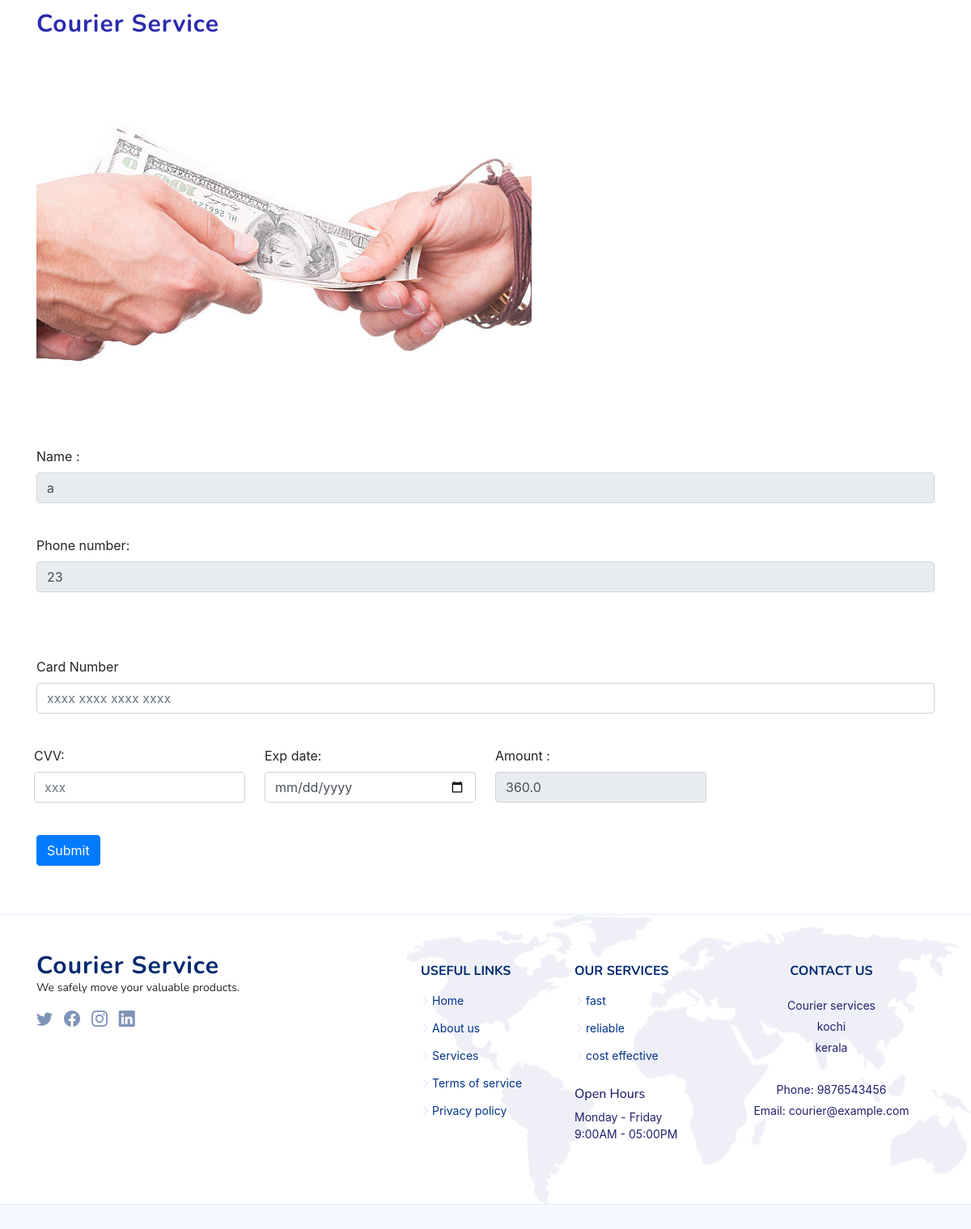
The app's page /Cust/pay/2/ (signed in) with its own data.
### Account/models.py (models this page shows)
class ShipModel(models.Model):
    product=models.ForeignKey(Product,on_delete=models.CASCADE,null=True)
    fr_name=models.CharField(max_length=30,verbose_name="Your Name")
    fr_phone=models.IntegerField(verbose_name="phone number")
    fr_landmark=models.CharField(max_length=30 , verbose_name="Your landmark")
    opt = (
        ('choose district','choose district'),
        ('kasarkode','kasarkode'),
        ('kannur','kannur'),
        ('kozhikode','kozhikode'),
        ('malappuram','malappuram'),
        ('wayanad','wayanad'),
        ('palakkad','palakkad'),
        ('idukki','idukki'),
        ('thrissur','thrissur'),
        ('eranakulam','eranakulam'),
        ('alappuzha','alappuzha'),
        ('pathanamthitta','pathanamthitta'),
        ('kollam','kollam'),
        ('kottayam','kottayam'),
        ('thiruvananthapuram','thiruvananthapuram')
    )
    fr_district = models.CharField(max_length=100,choices=opt,default='choose district',verbose_name="Your District")
    fr_addrss=models.TextField(max_length=300,verbose_name="Your Address")
    to_name=models.CharField(max_length=30,verbose_name="Reciepient name")
    to_phone=models.IntegerField(verbose_name="Reciepient phone")
    to_landmark=models.CharField(max_length=30,verbose_name="Reciepient Landmark")
    to_district = models.CharField(max_length=100,choices=opt,default='choose district',verbose_name="Reciepient District")
    to_addrss=models.TextField(max_length=300,verbose_name="Reciepient Address")

class Product(models.Model):
    ch=(
        ('Electronics','Electronics'),
        ('Fasion','Fasion'),
        ('Accessories','Accessories'),
        ('Books','Books'),
        ('Home Appliances','Home Appliances'),
        ('Food packets','Food packets')
    )
    Goodscategory=models.CharField(max_length=200,choices=ch,default='Accessories')
    weight=models.FloatField(verbose_name="Product Weight")
    kilo_meter=models.IntegerField(verbose_name="Distance in Kilometer")
    price=models.FloatField(null=True)

### Customer/views.py (the view, shortened to what this page needs)
# urls.py: path('pay/<int:id>/',PaymentView.as_view(),name="pay"),
@method_decorator(decs,name='dispatch')
class PaymentView(View):
    def get(self,request,id):
        obj=ShipModel.objects.get(id=id)
        return render(request,"payment.html",{'object':obj})

### Customer/views.py (called while the page is built)
def signin_required(fn):
    def inner(request,*args,**kwargs):
                if request.user.is_authenticated:
                    return fn(request,*args,**kwargs)
                else:
                     messages.error(request,"login first............")
                     return redirect('log')
    return inner

### Customer/templates/payment.html (shortened to what this page needs)
{% extends 'navbar.html'%}
{% block content %}
{% load static %}
    <section id="contact" class="contact">
      <div class="container" data-aos="fade-up">
        <header class="section-header">
        </header>
        <div class="row gy-4">
          <div class="col-lg-12 d-flex align-items-center" data-aos="zoom-out" data-aos-delay="200">
            <img src="{% static 'img/aa.jpg' %}" class="img-fluid" alt="">
          </div>
          <div class="col-lg-12">
            <form action="" method="post">
                    <div class="form-group">
                      <label for="name">Name :</label>
                      <input type="text" readonly value="{{object.fr_name}}" class="form-control" id="name">
                    </div> <br>
                    <div class="form-group">
                      <label for="phone">Phone number:</label>
                      <input type="number" class="form-control" id="phone" value="{{object.fr_phone}}" readonly>
                    </div> <br>
                         <br>
                      <div class="form-group">
                        <label for="card">Card Number</label>
                        <input type="number" class="form-control" id="card" placeholder="xxxx xxxx xxxx xxxx" required>
                      </div> <br>
                      <div class="form-group row">
                        <div class="w-25">
                            <label for="cvv">CVV:</label>
                            <input type="password" maxlength="3" class="form-control" id="cvv" placeholder="xxx" required>
                        </div>
                        <div class="w-25">
                            <label for="exp">Exp date:</label>
                            <input type="date" class="form-control" id="exp" placeholder="mm/yy" required>
                        </div>
                        <div class="w-25">
                            <label for="price">Amount :</label>
                        <input type="text" readonly value="{{object.product.price}}" class="form-control" id="price">
                      </div>
                      </div> <br>
                    <button type="submit" class="btn btn-primary">Submit</button>
                  </form>
          </div>
        </div>
      </div>
    </section>
 {% endblock content %}

### Account/static/css/navbar.css (style rules this page uses)
:root { scroll-behavior: smooth; }
body { font-family: "Open Sans", sans-serif; color: #444444; }
section { padding: 60px 0; overflow: hidden; }
.section-header { text-align: center; padding-bottom: 40px; }

### records on screen
ShipModel: fr_name "a", fr_phone "23", product.price "360.0"
